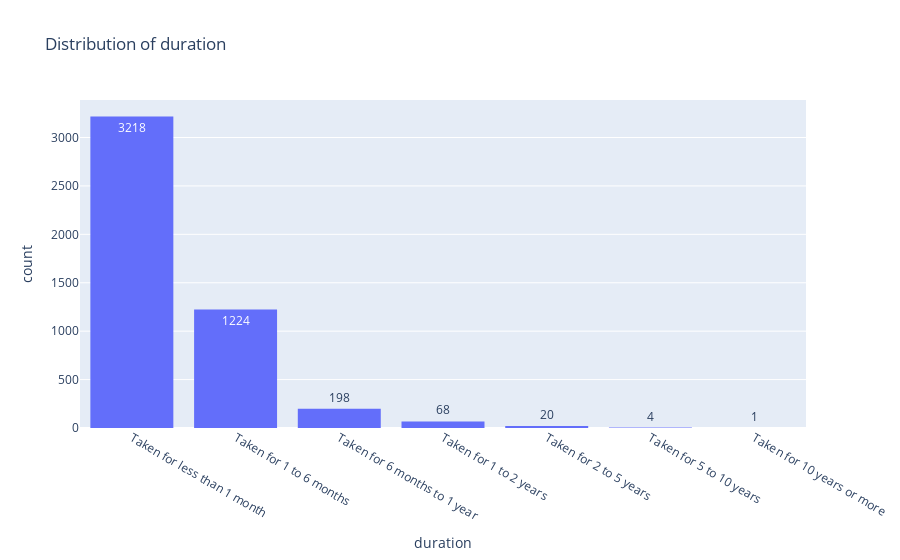

The cell this chart's notebook holds for it:
### Markdown cell above
### Duration

We can now move on to `duration`.

### Code cell
# Plots distribution of the "Reviewer_Nationality"
fig = px.histogram(lr_df, x = 'duration', title = 'Distribution of duration', text_auto=True)
fig.update_xaxes(categoryorder = 'total descending')
fig.show()

### Figure 1 — Plotly figure (JSON) as saved in the notebook; plotly's stock layout.template omitted (floating-point values rounded to 4 significant figures; data arrays with more than 128 entries replaced by an {"elided": "..."} marker saying what was removed)
{"data": [{"alignmentgroup": "True", "bingroup": "x", "hovertemplate": "duration=%{x}<br>count=%{y}<extra></extra>", "legendgroup": "", "marker": {"color": "#636efa", "pattern": {"shape": ""}}, "name": "", "offsetgroup": "", "orientation": "v", "showlegend": false, "texttemplate": "%{value}", "type": "histogram", "x": {"elided": "4733 str values"}, "xaxis": "x", "yaxis": "y"}], "layout": {"autosize": true, "barmode": "relative", "legend": {"tracegroupgap": 0}, "title": {"text": "Distribution of duration"}, "xaxis": {"anchor": "y", "autorange": true, "categoryorder": "total descending", "domain": [0, 1], "range": [-0.5, 6.5], "title": {"text": "duration"}, "type": "category"}, "yaxis": {"anchor": "x", "autorange": true, "domain": [0, 1], "range": [0, 3387.0], "title": {"text": "count"}}}}
